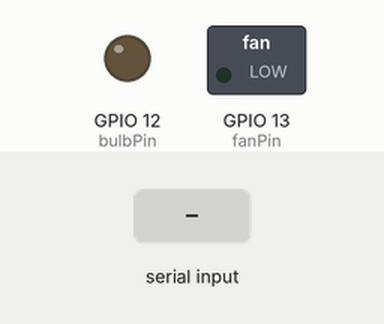
A sketch run on a simulated ESP32. Shown: switched loads named in the sketch (green lamp = pin HIGH), output pins drawn as LEDs (lit = HIGH). Inputs (shaded band) come from the test bench. Nothing arrives over Bluetooth unless stated.

Above: at 1.2 s.
1.3 s: "F" received over the second serial link
At 1.6 s:
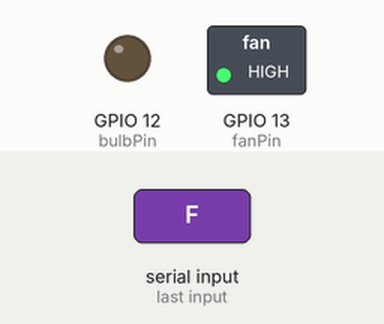
2.8 s: "B" received over the second serial link
At 4.0 s:
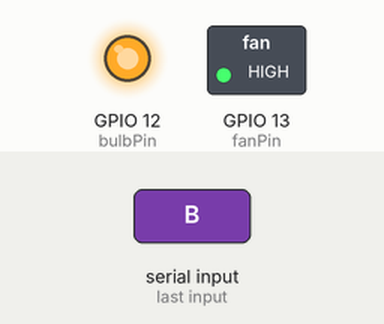
4.3 s: "f" received over the second serial link
At 5.1 s:
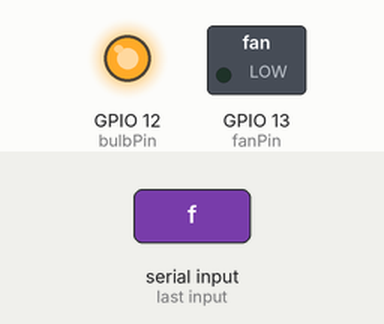
5.8 s: "b" received over the second serial link
At 6.2 s:
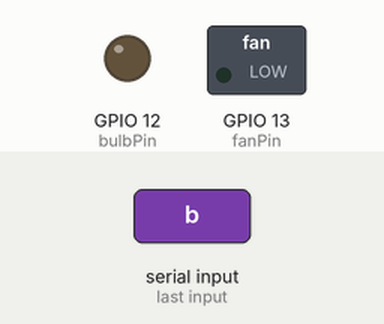
Timing chart, 0 to 8.3 s (numbered marks = the images above; inputs shaded):
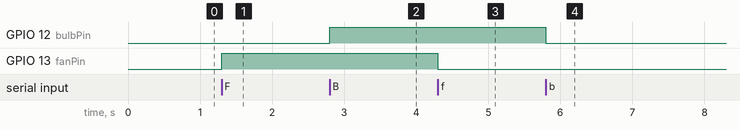

Measured:
- after the input at 1.3 s, GPIO 13 (fanPin): LOW → HIGH at once
- after the input at 2.8 s, GPIO 12 (bulbPin): LOW → HIGH at once
- after the input at 4.3 s, GPIO 13 (fanPin): HIGH → LOW at once
- after the input at 5.8 s, GPIO 12 (bulbPin): HIGH → LOW at once

The sketch:

automation.ino
```cpp
#include <BluetoothSerial.h>

BluetoothSerial SerialBT;

int fanPin = 13;  // Replace with the actual pin connected to the fan
int bulbPin = 12; // Replace with the actual pin connected to the bulb

void setup() {
  Serial.begin(115200);
  SerialBT.begin("ESP32_BT_Control"); // Bluetooth device name
  pinMode(fanPin, OUTPUT);
  pinMode(bulbPin, OUTPUT);
}

void loop() {
  if (SerialBT.available()) {
    char command = SerialBT.read();
    executeCommand(command);
  }
}

void executeCommand(char command) {
  switch (command) {
    case 'F':
      digitalWrite(fanPin, HIGH); // Turn on the fan
      break;
    case 'f':
      digitalWrite(fanPin, LOW); // Turn off the fan
      break;
    case 'B':
      digitalWrite(bulbPin, HIGH); // Turn on the bulb
      break;
    case 'b':
      digitalWrite(bulbPin, LOW); // Turn off the bulb
      break;
    default:
      break;
  }
}
```
